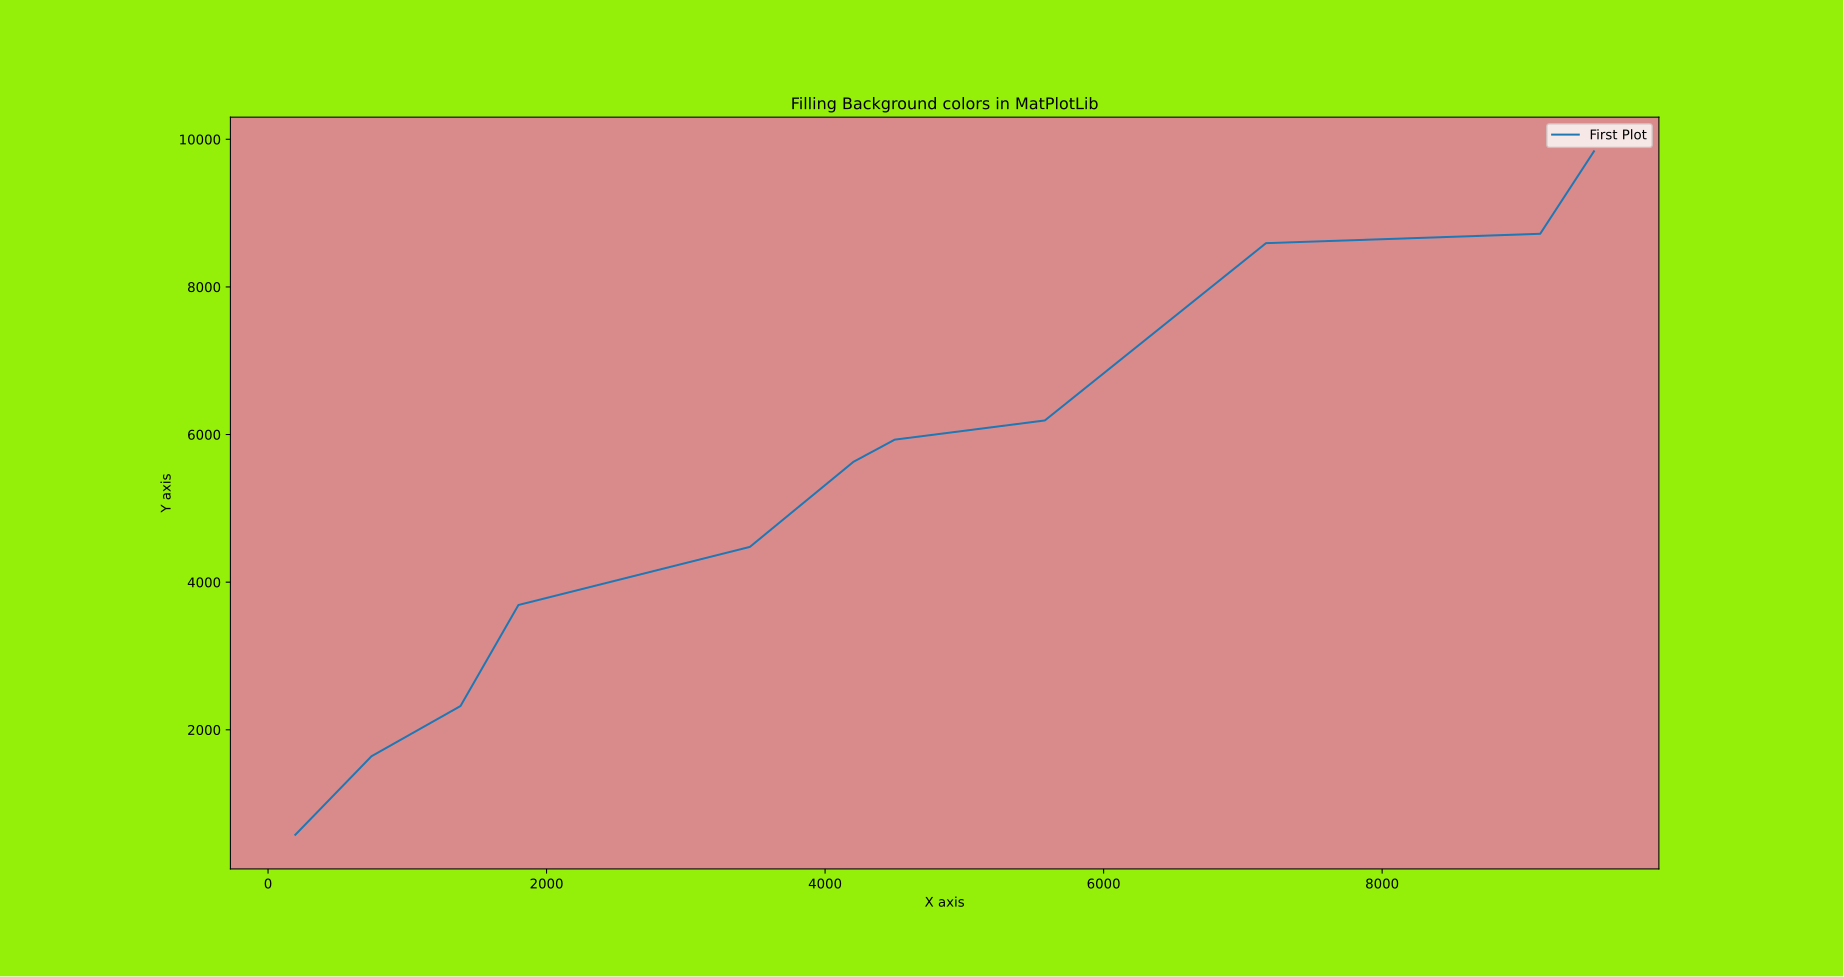

The script that drew this image:
# Date 17-06-2021

import matplotlib.pyplot as plt

x = [743, 5578, 9135,  196, 9521,  4500, 1382, 1798,  4204, 3460, 7166]
y = [4478, 1642, 5931, 9837, 5631, 2322, 3691, 8593, 8720, 6191,  578]


x.sort()
y.sort()


plt.figure(facecolor='#94F008')
plt.gca().set_facecolor('#D98B8B')
plt.plot(x, y, label='First Plot')
plt.xlabel('X axis')
plt.ylabel('Y axis')
plt.title('Filling Background colors in MatPlotLib')
plt.legend()
plt.show()
